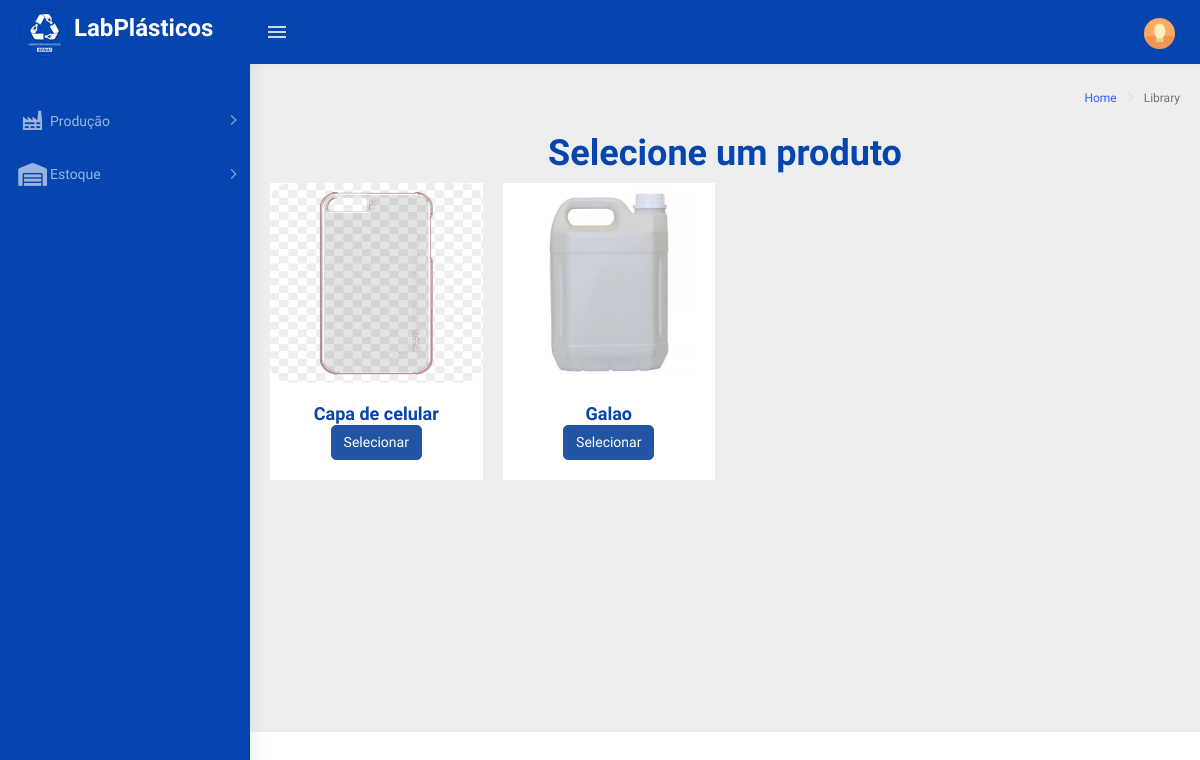
/pedidos.php (signed in), run on an earlier commit of the app's database.
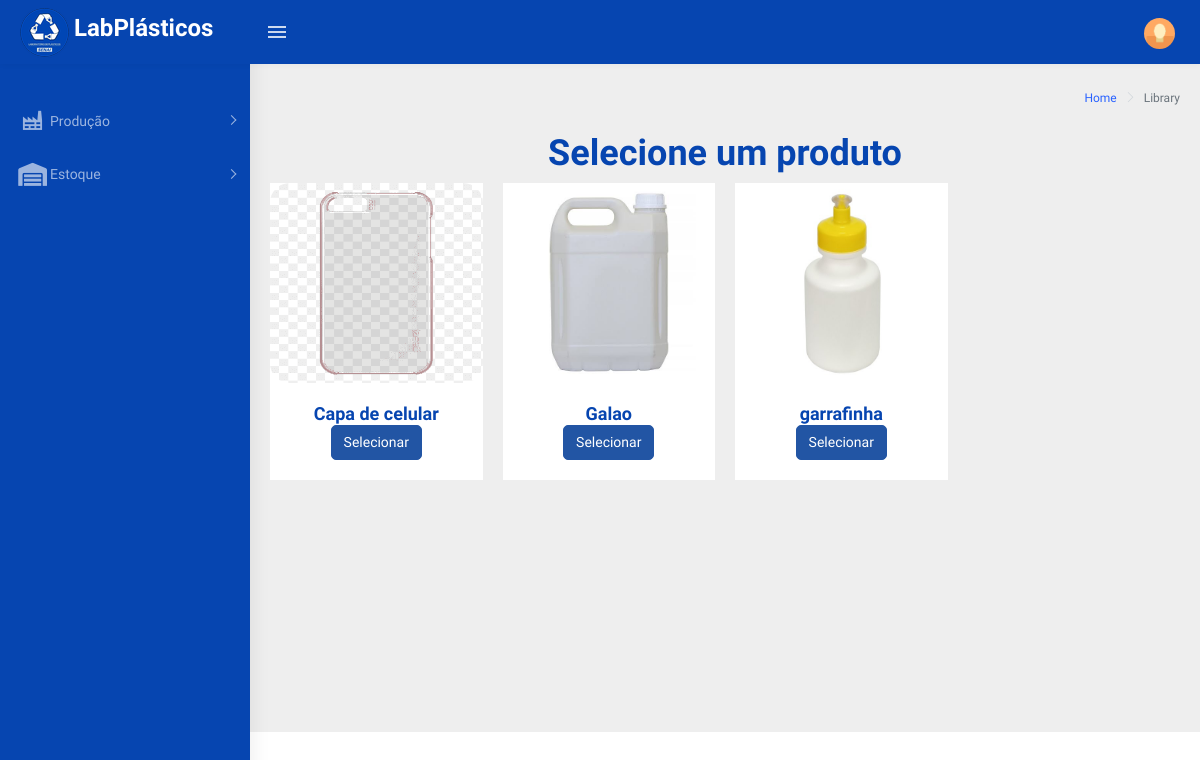
And on a later commit of the database.
### tables this page shows
CREATE TABLE `produtos` (
  `idProduto` int(11) NOT NULL COMMENT 'PK - chave identificadora da tabela produtos, onde cada id representa um produto feito.',
  `descricao` varchar(80) NOT NULL COMMENT 'descrição do produto feito',
  `peso` int(11) NOT NULL COMMENT 'Grava o peso do produto mais canal ',
  `imagem` varchar(100) DEFAULT NULL COMMENT 'Guarda caminho da imagem do produto',
  `ativo` tinyint(1) NOT NULL COMMENT 'Verifica se este produto esta ativa'
);

### php/functionProduto.php (the view, shortened to what this page needs)
<?php
    function cardProduto(){
        include('connection.php');
        $card = "";
        $sql = 'SELECT * FROM produtos WHERE ativo = 1;';
        $result = mysqli_query($conn,$sql);
        if(mysqli_num_rows($result) > 0){
            $array = array();
            while($linha = mysqli_fetch_array($result,MYSQLI_ASSOC)){
                array_push($array,$linha);
            }
            $card='';
            foreach($array as $campo){
                $card .='   <div class="col-lg-3 col-md-6">
                                <div class="card">
                                    <div class="el-card-item">
                                        <div class="el-card-avatar el-overlay-1">
                                            <img src="'.$campo['imagem'].'" alt="user" />
                                            <div class="el-overlay">
                                                <ul class="list-style-none el-info">
                                                    <li class="el-item">
                                                        <a class="btn default btn-outline image-popup-vertical-fit el-link" href="'.$campo['imagem'].'">
                                                            <i class="mdi mdi-magnify-plus">
                                                            </i>
                                                        </a>
                                                    </li>
                                                </ul>
                                            </div>
                                        </div>
                                        <div class="el-card-content">
                                            <form method="POST" action="receitas.php?idProduto='.$campo['idProduto'].'&pr='.$campo['descricao'].'">
                                                <h4 id="idProduto" name="nProduto" class="m-b-0">'.$campo['descricao'].'</h4> <span class="text-muted"></span>
                                                <button style="width: auto; border-radius: 5px;" type="submit" class="btn btn-info margin-5">
                                                    Selecionar
                                                </button>
                                            </form>
                                        </div>
                                    </div>
                                </div>
                            </div>';
            }
        }
        return $card;
    }
?>

### pedidos.php (shortened to what this page needs)
<!DOCTYPE html>
<html dir="ltr" lang="pt-br">
    <head>
        <?php include('links/cabecalho.php');?>
    </head>
    <body>
        <div id="main-wrapper">
            <?php  include('links/menu.php');?>
            <div class="page-wrapper">
                <?php include('links/side_bar_direita.php');?>
                <div class="container-fluid">
                    <h1 style="text-align:center;">Selecione um produto</h1>
                    <div class="row el-element-overlay">
                        <?php echo cardProduto();?>
                    </div>
                </div>
            </div>
        </div>
    </body>
</html>

### links/cabecalho.php (shortened to what this page needs)
<link rel="stylesheet" type="text/css" href="assets/libs/jquery-minicolors/jquery.minicolors.css">
<link rel="stylesheet" type="text/css" href="assets/libs/bootstrap-datepicker/dist/css/bootstrap-datepicker.min.css">
<link rel="stylesheet" type="text/css" href="assets/libs/quill/dist/quill.snow.css">
<link rel="stylesheet" type="text/css" href="assets/extra-libs/multicheck/multicheck.css">
<link href="assets/libs/datatables.net-bs4/css/dataTables.bootstrap4.css" rel="stylesheet">
<link href="dist/css/subStyle.css" rel="stylesheet" >
<link href="assets/libs/magnific-popup/dist/magnific-popup.css" rel="stylesheet">
<link href="dist/css/styleDivButton.css" rel="stylesheet" >
<link rel="stylesheet" type="text/css" href="assets/libs/select2/dist/css/select2.min.css">
<link href="dist/css/style.min.css" rel="stylesheet">

### links/menu.php (shortened to what this page needs)
<header class="topbar" data-navbarbg="skin5">
    <nav class="navbar top-navbar navbar-expand-md navbar-dark">
        <div class="navbar-header" data-logobg="skin5">
            <a class="navbar-brand" href="producao">
                <b class="logo-icon p-l-10">
                    <img src="assets/images/logoLabPlasticos_menuSideBar.png" alt="homepage" class="light-logo" style="margin-left:0px" />
                </b>
                <span class="logo-text">
                    <h3>LabPlásticos</h3>
                </span>
            </a>
        </div>
        <div class="navbar-collapse collapse" id="navbarSupportedContent"  data-navbarbg="skin5">
            <ul class="navbar-nav float-left mr-auto">
                <li class="nav-item d-none d-md-block"><a class="nav-link sidebartoggler waves-effect waves-light" href="javascript:void(0)" data-sidebartype="mini-sidebar"><i class="mdi mdi-menu font-24"></i></a></li>
            </ul>
            <ul class="navbar-nav float-right">
                <li class="nav-item dropdown">
                    <a class="nav-link dropdown-toggle text-muted waves-effect waves-dark pro-pic" href="" data-toggle="dropdown" aria-haspopup="true" aria-expanded="false"><img src="assets/images/users/1.jpg" alt="user" class="rounded-circle" width="31"></a>
                </li>
            </ul>
        </div>
    </nav>
</header>
<aside class="left-sidebar" data-sidebarbg="skin5">
    <div class="scroll-sidebar">
        <nav class="sidebar-nav">
            <ul id="sidebarnav" class="p-t-30">
                <li class="sidebar-item"> <a class="sidebar-link has-arrow waves-effect waves-dark" href="javascript:void(0)" aria-expanded="false"><i class="mdi mdi-factory"></i><span class="hide-menu"> Produção </span></a>
                </li>
                <li class="sidebar-item"> <a class="sidebar-link has-arrow waves-effect waves-dark" href="javascript:void(0)" aria-expanded="false"><i class="fas fa-warehouse"></i><span class="hide-menu">Estoque</span></a>
                </li>
            </ul>
        </nav>
    </div>
</aside>

### links/side_bar_direita.php
<div class="page-breadcrumb">
    <div class="row">
        <div class="col-12 d-flex no-block align-items-center">
            <div class="ml-auto text-right">
                <nav aria-label="breadcrumb">
                    <ol class="breadcrumb">
                        <li class="breadcrumb-item"><a href="#">Home</a></li>
                        <li class="breadcrumb-item active" aria-current="page">Library</li>
                    </ol>
                </nav>
            </div>
        </div>
    </div>
</div>

What changed in the data, as far as the page shows it:
added produtos: imagem (picture), descricao "garrafinha"
